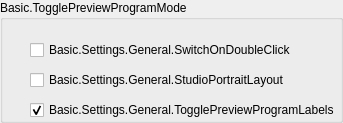
                  <widget class="QGroupBox" name="groupBox_11">
                   <property name="title">
                    <string>Basic.TogglePreviewProgramMode</string>
                   </property>
                   <property name="uistep" stdset="0">
                    <string notr="true">Studio Mode</string>
                   </property>
                   <layout class="QFormLayout" name="formLayout_31">
                    <property name="fieldGrowthPolicy">
                     <enum>QFormLayout::AllNonFixedFieldsGrow</enum>
                    </property>
                    <property name="labelAlignment">
                     <set>Qt::AlignLeading|Qt::AlignLeft|Qt::AlignVCenter</set>
                    </property>
                    <property name="horizontalSpacing">
                     <number>20</number>
                    </property>
                    <property name="verticalSpacing">
                     <number>10</number>
                    </property>
                    <property name="leftMargin">
                     <number>0</number>
                    </property>
                    <property name="topMargin">
                     <number>20</number>
                    </property>
                    <property name="rightMargin">
                     <number>0</number>
                    </property>
                    <property name="bottomMargin">
                     <number>0</number>
                    </property>
                    <item row="1" column="1">
                     <widget class="QCheckBox" name="doubleClickSwitch">
                      <property name="text">
                       <string>Basic.Settings.General.SwitchOnDoubleClick</string>
                      </property>
                      <property name="uistep" stdset="0">
                       <string notr="true">Transition to scene when double-clicked</string>
                      </property>
                     </widget>
                    </item>
                    <item row="2" column="1">
                     <widget class="QCheckBox" name="studioPortraitLayout">
                      <property name="text">
                       <string>Basic.Settings.General.StudioPortraitLayout</string>
                      </property>
                     </widget>
                    </item>
                    <item row="3" column="1">
                     <widget class="QCheckBox" name="prevProgLabelToggle">
                      <property name="text">
                       <string>Basic.Settings.General.TogglePreviewProgramLabels</string>
                      </property>
                      <property name="checked">
                       <bool>true</bool>
                      </property>
                     </widget>
                    </item>
                    <item row="3" column="0">
                     <widget class="QLabel" name="label_75">
                      <property name="text">
                       <string/>
                      </property>
                     </widget>
                    </item>
                   </layout>
                  </widget>
